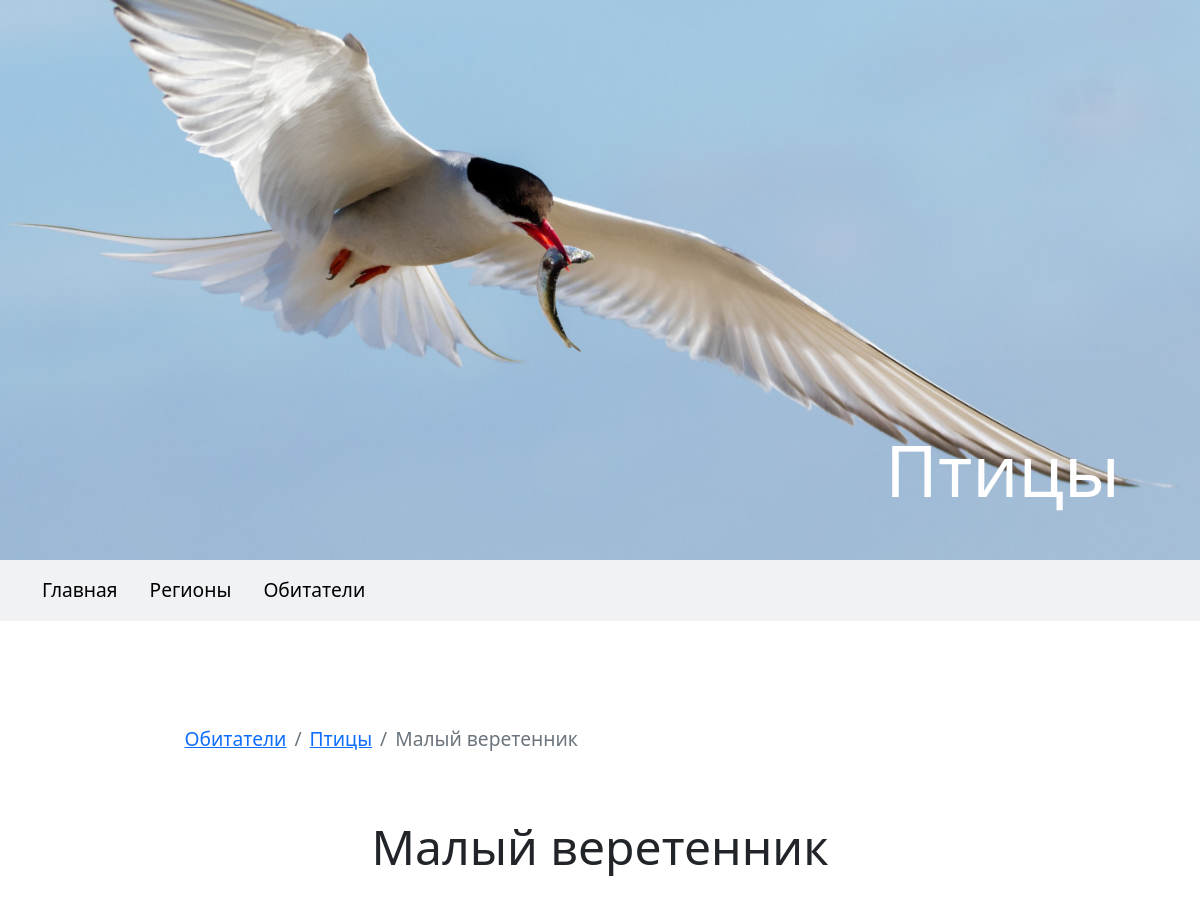
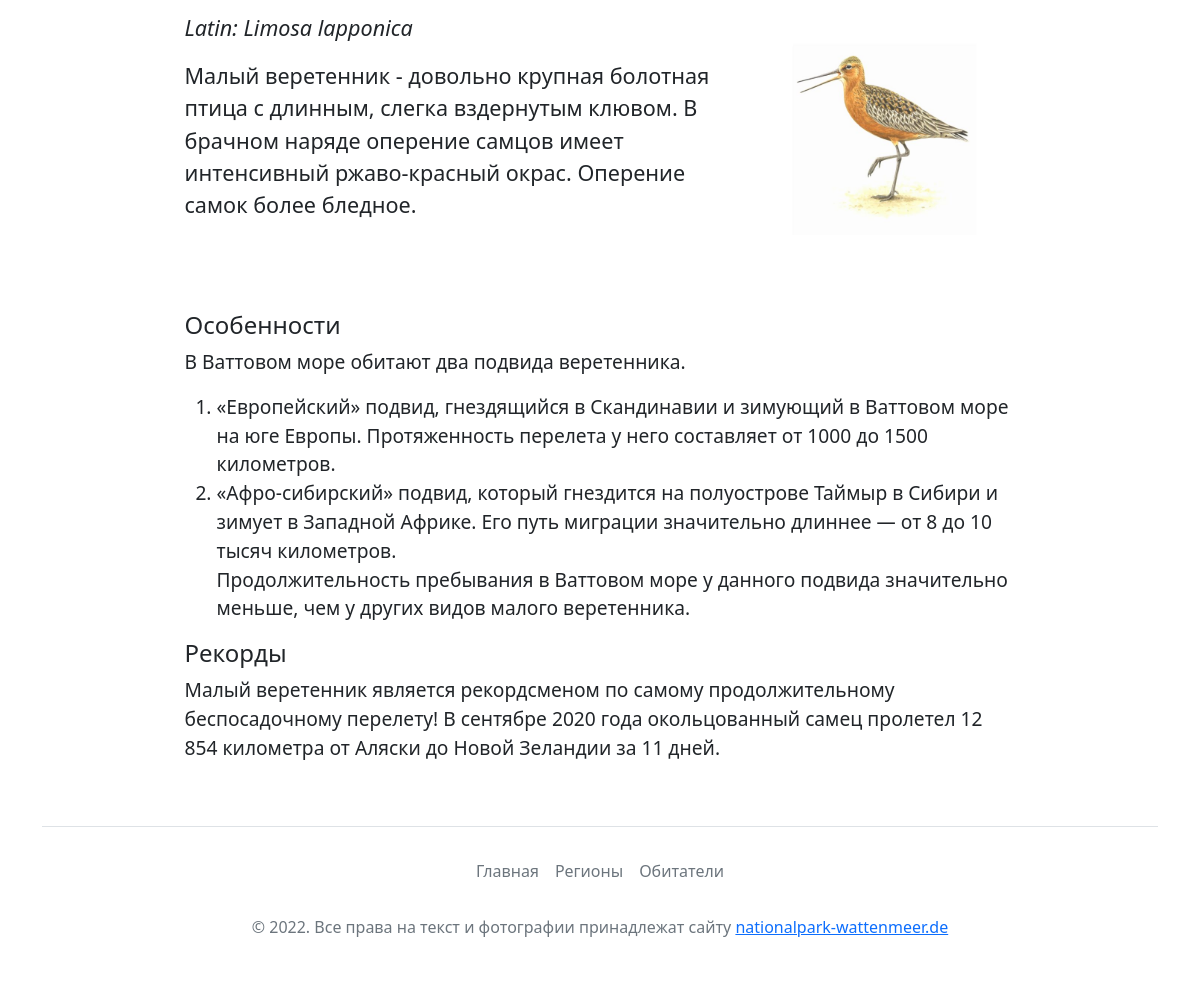
Screenshot of /species/birds/maliy_veretennik with the database file from the repository (2 pictures, top to bottom).
### waddensea/models.py (models this page shows, shortened)
class Species(models.Model):
    name = models.CharField(
        max_length=150,
        verbose_name='Название'
    )
    latin_name = models.CharField(
        max_length=150,
        verbose_name='Латинское название'
    )
    short_desc = models.TextField(
        'Краткое описание'
    )
    desc = models.TextField(
        'Полное описание'
    )
    category = models.ForeignKey(
        Category,
        on_delete=models.CASCADE,
        verbose_name='Категория'
    )
    region = models.ManyToManyField(
        Region,
        blank=True,
        verbose_name='Регион'
    )
    image = models.ImageField(
        upload_to=base_image_path
    )
    slug = models.SlugField(
        max_length=255,
        unique=True,
        db_index=True,
        verbose_name='URL'
    )
    publication_date = models.DateField(
        default=date.today,
        verbose_name='Дата'
    )

class Category(models.Model):
    name = models.CharField(
        max_length=100,
        verbose_name='Название'
    )
    image = models.ImageField(
        upload_to=entity_image_path
    )
    slug = models.SlugField(
        max_length=255,
        unique=True,
        db_index=True,
        verbose_name='URL'
    )
    def get_absolute_url(self):
        return reverse('category', kwargs = {'slug': self.slug})

### waddensea/views.py (the view)
# urls.py: path('species/<slug:category_slug>/<slug:specie_slug>', views.specie, name='specie'),
def specie(request, category_slug, specie_slug):
    spc = get_object_or_404(Species, slug=specie_slug)
    return render(request, 'waddensea/specie.html', {'spc': spc})

### waddensea/templates/waddensea/specie.html (shortened to what this page needs)
{% extends "waddensea/base.html" %}
{% block header %}
    <header class="ws-header {{ spc.category.slug }}-bg d-flex justify-content-end align-items-end">
      <div class="header-title text-white">
        <h1 class="display-2">{{ spc.category.name }}</h1>
      </div>
    </header>
{% endblock %}
{% block content %}
    <main class="container mb-5">
      <div class="row justify-content-center mb-5">
        <div class="col-md-9">
          <nav aria-label="breadcrumb">
            <ol class="breadcrumb">
              <li class="breadcrumb-item">
                <a href="{% url 'species' %}">Обитатели</a>
              </li>
              <li class="breadcrumb-item">
                <a href="{{ spc.category.get_absolute_url }}">{{ spc.category.name }}</a>
              </li>
              <li class="breadcrumb-item active" aria-current="page">
                {{ spc.name }}
              </li>
            </ol>
          </nav>
        </div>
      </div>
      <h2 class="mb-5 text-center display-5">{{ spc.name }}</h2>
      <div class="row justify-content-center align-items-center mb-5">
        <div class="col-md-6 col-10 mb-4 mb-md-3">
          <p class="latin-name">Latin: {{ spc.latin_name }}</p>
          <p class="short-desc">{{ spc.short_desc|safe }}</p>
        </div>
        <div class="col-md-3 col-10">
          <img src="{{ spc.image.url }}" class="img-fluid">
        </div>
      </div>
      <div class="row justify-content-center">
        <div class="col-md-9 col-10">
          {{ spc.desc|safe }}
        </div>
      </div>
    </main>
{% endblock %}

### waddensea/static/css/base.css (style rules this page uses)
.ws-header { background-repeat: no-repeat; background-position: 80% 80%; background-size: cover; height: 50vh; }
@media (min-width: 768px) { .ws-header { background-position: 50% 80%; height: 70vh; } }
.ws-header.birds-bg { background-image: url(../images/birds_header.jpg); }
.header-title { padding: 0 5rem 2.5rem 3rem; }
.short-desc, .latin-name { font-size: 1.35rem; }
main p, main ol li, main ul li { font-size: 1.2rem; }
.latin-name { font-style: italic; font-weight: 500; }

### rows the page displays
Species: category.name "Птицы", name "Малый веретенник", latin_name "Limosa lapponica", short_desc "Малый веретенник - довольно крупная болотная птица с длинным, слегка вздернутым клювом. В брачном наряде оперение самцов имеет интенсивный ржаво-красный окрас. Оперение самок более бледное.", image (picture), desc "Особенности В Ваттовом море обитают два подвида веретенника. «Европейский» подвид, гнездящийся в Скандинавии и зимующий в Ваттовом море на юге Европы. Протяженность перелета у него составляет от 1000 до 1500 километров. «Афро-сибирский» подвид, который гнездится на полуострове Таймыр в Сибири и зимует в Западной Африке. Его путь миграции значительно длиннее — от 8 до 10 тысяч километров. Продолжительность пребывания в Ваттовом море у данного подвида значительно меньше, чем у других видов малого веретенника. Рекорды Малый веретенник является рекордсменом по самому продолжительному беспосадочному перелету! В сентябре 2020 года окольцованный самец пролетел 12 854 километра от Аляски до Новой…"
